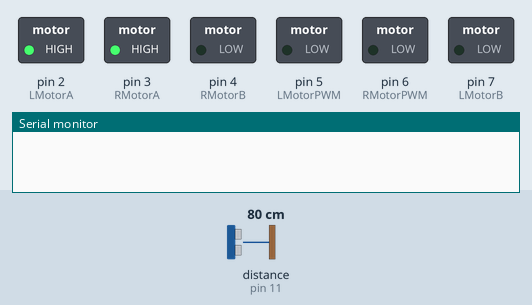
Recording of a sketch running on a simulated Arduino Uno, built with avr-gcc and run on an emulated ATmega328P. Parts: switched loads named in the sketch (green lamp = pin HIGH), the last lines printed to the serial monitor. Wiring (inferred from the names in the program): ultrasonic range finder: trigger pin 10; echo pin 11. The test bench sets the inputs (shaded band); at power-on: distance to the obstacle (sensor on pin 11) 80 cm. The echo pulse lasts 58.3 µs per cm; pins used as bus, display or sensor lines are not drawn.

Above: at 0.1 s.
At 0.6 s:
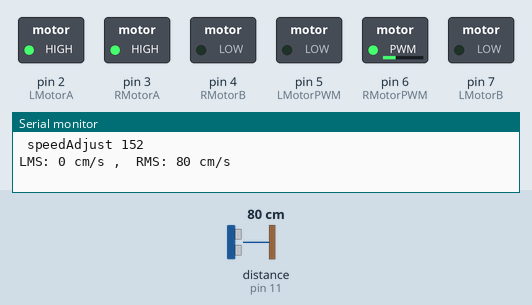
Timing chart, 0 to 2.1 s (numbered marks = the images above):
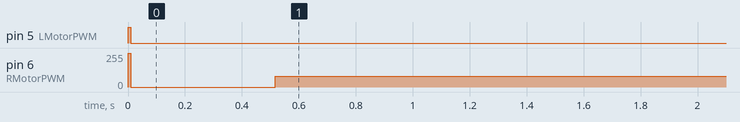

Measured:
- by itself, pin 6 (RMotorPWM): 255/255 → 0/255 at 0.01 s, → 80/255 0.51 s later

The sketch:

wall_following.ino
```cpp
// wall_following.ino

// A - Forward Direction
// B - Backward Direction
// LMotorA - Left Motor Forward Direction

#include "wall_following_functions.h"

void setup()
{

  Serial.begin(9600);

  // Initialize Ultrasonic sensors
  initializeUltrasonicSensors();

  // Initialize Motors
  initializeMotors();

  // Give signals after defining pinModes
  shock_forward();
}

void loop()
{
  // ---------------- Sasika Changes -----------------------
  delay(500); // I added some delay
  // shock();  I commented this

  // Move forward while keeping the desired distance from the right side
  wpid_foward();
}
```

wall_following_functions.h
```cpp
#define RMotorA 3   // Right motor forward direction
#define RMotorB 4   // Right motor backward direction
#define RMotorPWM 6 // Right motor PWM

#define LMotorA 2   // Left motor forward direction
#define LMotorB 7   // Left motor backward direction
#define LMotorPWM 5 // Left motor PWM

#define MAX_SPEED 80

uint8_t trigPin_fr = 8; // TRIG pin front right
uint8_t echoPin_fr = 9; // ECHO pin front right

uint8_t trigPin_br = 10; // TRIG pin back right
uint8_t echoPin_br = 11; // ECHO pin back right

int turnSpeed = 50;
int MotorBasespeed = 50;
int speed_offset = 7;

int LMotorSpeed = 0;
int RMotorSpeed = 0;
int speedAdjust = 0;


int desiredDistance = 4; // Desired distance from the wall (ex: 4 cm)
int D1; // not the exact distance from the wall (when distance=0 or 50)

double wkp = 1.0;
double wkd = 0.1;
double wki = 0.0001;

double errorSum = 0;
double lastError = 0;

// Function to initialize motors
void initializeMotors()
{
    // Initialize Left Motor
    pinMode(LMotorA, OUTPUT);
    pinMode(LMotorB, OUTPUT);
    pinMode(LMotorPWM, OUTPUT);

    // Initialize Right Motor
    pinMode(RMotorA, OUTPUT);
    pinMode(RMotorB, OUTPUT);
    pinMode(RMotorPWM, OUTPUT);
}

// Function to initialize ultrasonic sensors
void initializeUltrasonicSensors()
{
    pinMode(trigPin_fr, OUTPUT);
    pinMode(echoPin_fr, INPUT);

    pinMode(trigPin_br, OUTPUT);
    pinMode(echoPin_br, INPUT);
}

// Function to get distance from ultrasonic sensors
int get_distance(uint8_t trigPin, uint8_t echoPin)
{
    digitalWrite(trigPin, LOW);
    delayMicroseconds(2);
    digitalWrite(trigPin, HIGH);
    delayMicroseconds(10);
    digitalWrite(trigPin, LOW);

    long duration = pulseIn(echoPin, HIGH);
    int distance = (duration * 0.034) / 2;

    return distance;
}

// Enables motors to move forward
void set_forward()
{
    digitalWrite(LMotorA, HIGH);
    digitalWrite(RMotorA, HIGH);
    digitalWrite(LMotorB, LOW);
    digitalWrite(RMotorB, LOW);
}

// Function to give shock to motors (forward direction)
void shock_forward()
{
    set_forward();
    analogWrite(LMotorPWM, 255);
    analogWrite(RMotorPWM, 255);
    delay(10);
    analogWrite(LMotorPWM, 0);
    analogWrite(RMotorPWM, 0);
}

// Function to adjust speed of motors according to the PID signals
void set_speed()
{
    analogWrite(LMotorPWM, LMotorSpeed);
    analogWrite(RMotorPWM, RMotorSpeed);
}

// Function to calculate the speed according to the Error
void wPID_control()
{
    // Calculate error
    double error = D1 - desiredDistance;

    // Update error sum for integral term
    errorSum += error;

    // Calculate derivative term
    double errorDiff = error - lastError;

    // Calculate PID output
    double output = wkp * error + wki * errorSum + wkd * errorDiff;

    // Map output to motor speed (0 to 255)
    int speedAdjust = map(output, -255, 255, 0, 255);

    // Apply motor speeds
    // analogWrite(LMotorPWM, motorSpeed);
    // analogWrite(RMotorPWM, motorSpeed);

    // Set the current error for next iteration
    lastError = error;

    // Print the motor speed
    Serial.print(" speedAdjust ");
    Serial.print(speedAdjust);
    Serial.println(" ");

    // Set motor speeds
    LMotorSpeed = MotorBasespeed - speedAdjust + speed_offset;
    RMotorSpeed = MotorBasespeed + speedAdjust - speed_offset;


    // Keep the speeds in the limits
    if (LMotorSpeed < 0)
    {
        LMotorSpeed = 0;
    }
    if (RMotorSpeed < 0)
    {
        RMotorSpeed = 0;
    }
    if (LMotorSpeed > MAX_SPEED)
    {
        LMotorSpeed = MAX_SPEED;
    }
    if (RMotorSpeed > MAX_SPEED)
    {
        RMotorSpeed = MAX_SPEED;
    }

    Serial.print("LMS: ");
    Serial.print(LMotorSpeed);
    Serial.print(" cm/s ,  RMS: ");
    Serial.print(RMotorSpeed);
    Serial.println(" cm/s");
}


// Function to move forward the robot according to PID signals
void wpid_foward()
{
    // Read distance from ultrasonic sensor
    int right_distance = get_distance(trigPin_br, echoPin_br);

    D1 = right_distance;

    // Keep the limits for distance from the right wall
    if (D1 > 50 || D1 == 0)
    {
        D1 = 50;
    }

    // Adjust speed according to the PID signals
    wPID_control();

    // Enable pins for forward direction and set speed
    set_forward();
    set_speed();

    delay(100);
}
```
